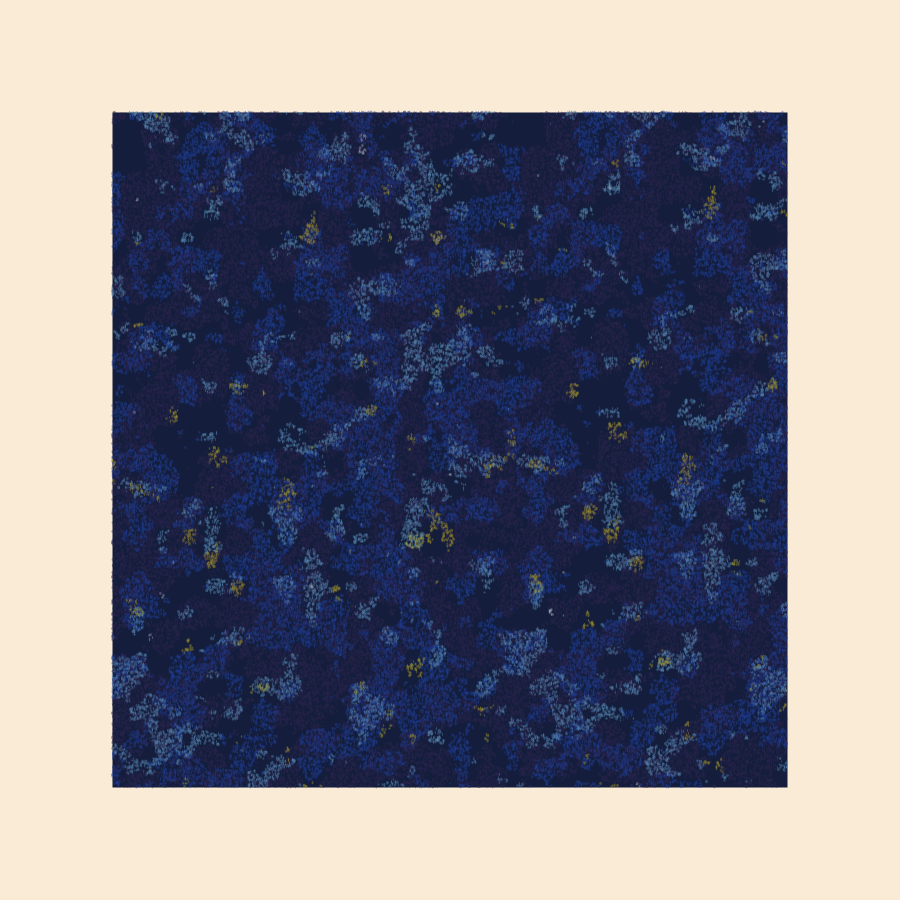
Frame 1 (no input)
Frame 60 (no input): identical to frame 1, image omitted
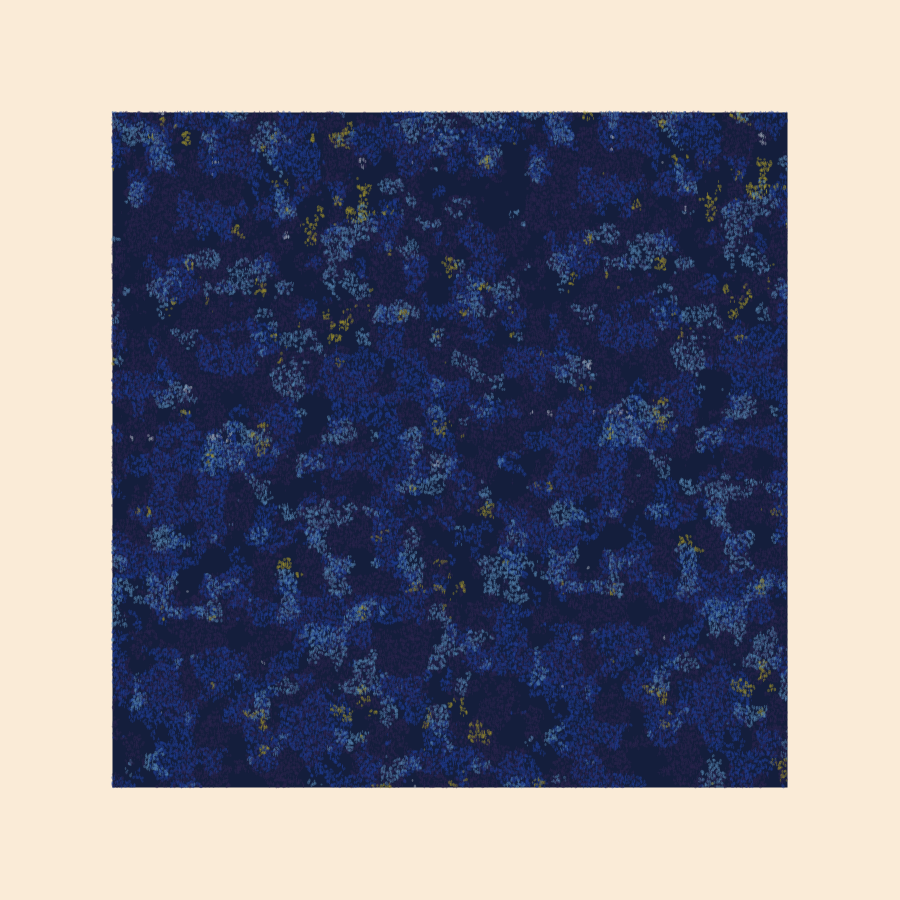
Frame 120 (the mouse pressed at the canvas centre since frame 60)

The p5.js sketch that drew these frames (run headless with seeded random() and noise() and a simulated clock; from frame 60 on, the mouse is pressed at the canvas centre):

// p5.js sketch
// ── sketch.js
let colours = [
  [20, 30, 60],
  [46,38,79],
  [33, 63, 153],
  [91, 142, 186],
  [173, 158, 43],
  [180,188,200]
];

let scene = 1;

let seatLayer, patternLayer, lightLayer;

function setup() {
  let dim = min(windowWidth, windowHeight);
  createCanvas(0.9 * dim, 0.9 * dim);
  rectMode(CENTER);
  noStroke();
  
  seatLayer = createGraphics(width, height);
  seatLayer.rectMode(CENTER);
  seatLayer.noStroke();
  seats();
  
  patternLayer = createGraphics(width, height);
  patternLayer.noStroke();
  patternLayer.rectMode(CENTER);
  
  scene = 1;
  
  if (scene == 0){
    pattern(width / 2, height / 2, width, height);
  } else {
    pattern(width / 2, height / 2, width*0.75, height*0.75);
  }
  
  lightLayer = createGraphics(width, height);
  
}

function seats(){
  seatLayer.fill(80,89,87);
  
  seatLayer.rect(width/2, height*0.07, width, height*0.1, width*0.4, 0, 0, 0);
  
  seatLayer.rect(0, height/2, width, height, 0, width*0.4, 0, 0);
  seatLayer.rect(width, height/2, width, height, width*0.4, 0, 0, 0);
  
  seatLayer.beginShape();
  seatLayer.curveVertex(width*0.5, height*0.5);
  seatLayer.curveVertex(width*0.5, height*0.5);
  seatLayer.curveVertex(width*0.4, height*0.15);
  seatLayer.curveVertex(width*0.47, height*0.25);
  seatLayer.curveVertex(width*0.53, height*0.25);
  seatLayer.curveVertex(width*0.6, height*0.15);
  seatLayer.curveVertex(width*0.5, height*0.5);
  seatLayer.curveVertex(width*0.5, height*0.5);
  seatLayer.endShape();
  
  seatLayer.fill(216,172,20);
  seatLayer.rect(width/2, height*0.05, width*0.3, height*0.06, 0, 0, height*0.3, height*0.3);
  
  seatLayer.erase();
  seatLayer.rect(-width*0.03, height*0.51, width, height, 0, width*0.4, 0, 0);
  seatLayer.rect(width*1.03, height*0.51, width, height, width*0.4, 0, 0, 0);
}

function draw() {

  if (scene == 0){
  background(44*0.8, 48*0.8, 48*0.8);
    // background('antiquewhite')
  
  rock = noise(frameCount/30)*15
  
  image(patternLayer, 0, rock);
  image(seatLayer, 0, rock);
  
  //lights
  push();
  translate((frameCount/30)%3*width-width, height/2)
  rotate(-PI*0.01);
  noStroke();
  fill(240, 236, 194, 10)
  rect(0, 0, width , 4*height);
  pop();
  
  } else {
    background('antiquewhite');
    image(patternLayer, 0, 0);
  }

}

function mousePressed(){
  scene = 1;
  noiseSeed(random()*1000);
  patternLayer.clear();
  if (scene == 0){
    pattern(width / 2, height / 2, width, height);
  } else {
    pattern(width / 2, height / 2, width*0.75, height*0.75);
  }
  loop();
}

function pattern(x, y, w, h) {
  patternLayer.fill(colours[0]);
  patternLayer.rect(x, y, w, h);

  for (let i = 0; i < w; i++) {
    for (let j = 0; j < h; j++) {
      for (let k = 1; k < colours.length; k++) {
        if (noise(i * 0.04 + k * 1000, j * 0.04 + k * 1000) > 0.3 + min(0.1 * k, 0.5)) {
          patternLayer.fill(...colours[k], 100);
          if (random() < 0.2){
            patternLayer.ellipse(x - w / 2 + i, y - h / 2 + j, random(1, 3), random(2,4));
          }
        }
      }
    }
  } 
  
  if (scene == 0){
    patternLayer.erase();
    patternLayer.beginShape();
    patternLayer.vertex(0, 0);
    patternLayer.vertex(0.2*width, 0.018*height);
    patternLayer.vertex(0.35*width, 0.1*height);
    patternLayer.vertex(0.4*width, 0.15*height);
    patternLayer.vertex(width/2, 0.4*height);
    patternLayer.vertex(0.6*width, 0.15*height);
    patternLayer.vertex(0.65*width, 0.1*height);
    patternLayer.vertex(0.8*width, 0.018*height);
    patternLayer.vertex(width, 0);
    patternLayer.endShape();
    patternLayer.noErase();
  }
}
// ── style.css
html, body {
  background-color: rgb(22,24,24);
  background-color: antiquewhite;
  margin: 0;
  padding: 0;
}
canvas {
  position: absolute;
  top: 50%;
  left: 50%;
  border-radius: 5%;
  transform: translate(-50%, -50%);  
}
